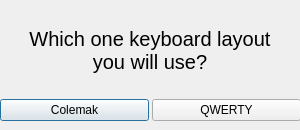
<?xml version="1.0" encoding="UTF-8"?>
<ui version="4.0">
 <class>QuestWindow</class>
 <widget class="QDialog" name="QuestWindow">
  <property name="geometry">
   <rect>
    <x>0</x>
    <y>0</y>
    <width>300</width>
    <height>130</height>
   </rect>
  </property>
  <property name="windowTitle">
   <string>Dialog</string>
  </property>
  <widget class="QWidget" name="horizontalLayoutWidget">
   <property name="geometry">
    <rect>
     <x>0</x>
     <y>90</y>
     <width>301</width>
     <height>41</height>
    </rect>
   </property>
   <layout class="QHBoxLayout" name="horizontalLayout">
    <property name="spacing">
     <number>3</number>
    </property>
    <item>
     <widget class="QPushButton" name="colemakBtn">
      <property name="text">
       <string>Colemak</string>
      </property>
     </widget>
    </item>
    <item>
     <widget class="QPushButton" name="qwertyBtn">
      <property name="text">
       <string>QWERTY</string>
      </property>
     </widget>
    </item>
   </layout>
  </widget>
  <widget class="QLabel" name="label">
   <property name="geometry">
    <rect>
     <x>0</x>
     <y>0</y>
     <width>300</width>
     <height>100</height>
    </rect>
   </property>
   <property name="styleSheet">
    <string notr="true">QLabel {
	font-size: 20px;
}</string>
   </property>
   <property name="text">
    <string>Which one keyboard layout 
you will use?</string>
   </property>
   <property name="alignment">
    <set>Qt::AlignCenter</set>
   </property>
  </widget>
 </widget>
 <resources/>
 <connections/>
</ui>
